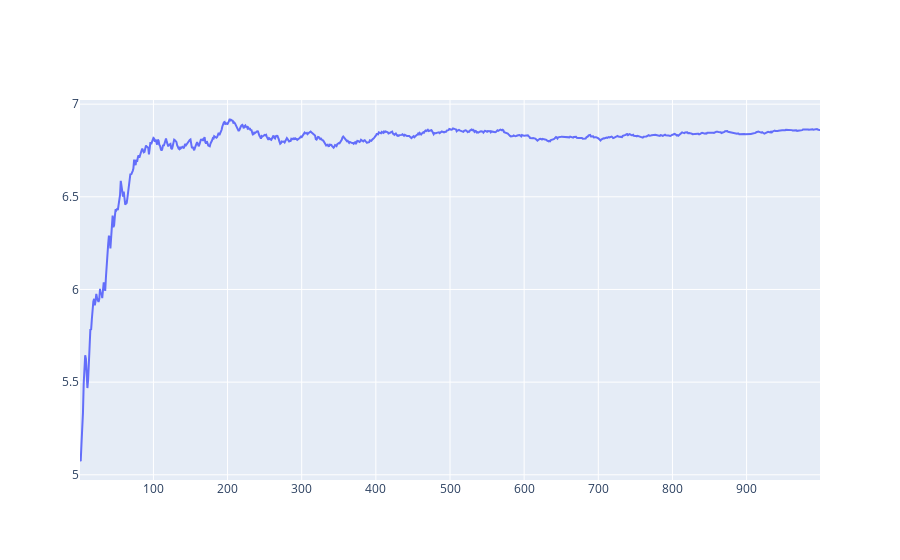

Notebook code for this chart:
### Code cell
k = 10
global_mean = 5

r =  norm.rvs(7, 2, size = 1000)

adjusted_rating = [(np.mean(r[:i]*i + k*global_mean))/(i+k) for i in range(1, len(r))]
fig = Figure(data=Scatter(x=list(range(1,1000)),
                          y=adjusted_rating))

fig.show()

### Figure 1 — Plotly figure (JSON) as saved in the notebook; plotly's stock layout.template omitted (floating-point values rounded to 4 significant figures; data arrays with more than 128 entries replaced by an {"elided": "..."} marker saying what was removed)
{"data": [{"type": "scatter", "x": {"elided": "999 int values"}, "y": {"elided": "999 float values"}}], "layout": {}}
